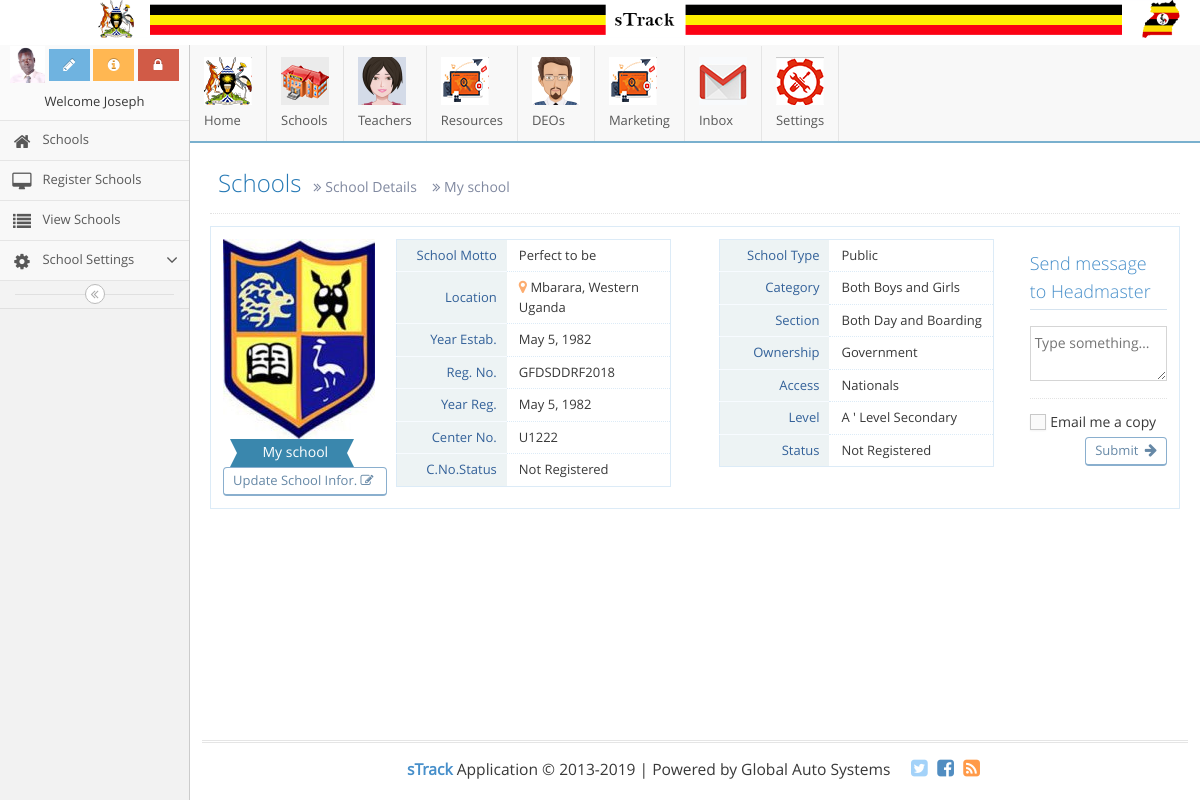
Page /school_home/schools/17/ (signed in) on the committed database.
### school_home/models.py (models this page shows, shortened)
class School(models.Model):
	name = models.CharField(max_length=100, verbose_name="School Name")
	motto = models.CharField(max_length=100, verbose_name="School Motto")
	email = models.EmailField(blank=True, null=True)
	reg_no = models.CharField(max_length=100, verbose_name="Registration Number")
	cen_no = models.CharField(max_length=100, verbose_name="Center Number")
	yr_est = models.DateField(verbose_name="Year Established")
	yr_reg = models.DateField(blank=True, null=True, verbose_name="Year of Registration")
	yr_cnr = models.DateField(blank=True, null=True, verbose_name="Year of Center No. Registration")
	access = models.ForeignKey(Access, on_delete = models.SET_NULL, blank=True, null=True, verbose_name="School Access")
	category = models.ForeignKey(Category, on_delete = models.SET_NULL, blank=True, null=True, verbose_name="School Category")
	cennostatus = models.ForeignKey(Cennostatus, on_delete = models.SET_NULL, blank=True, null=True, verbose_name="Center No. Registration status")
	regstatus = models.ForeignKey(Regstatus, on_delete = models.SET_NULL, blank=True, null=True, verbose_name="Registration status")
	level = models.ForeignKey(Level, on_delete = models.SET_NULL, blank=True, null=True, verbose_name="Hieghest Level")
	ownership = models.ForeignKey(Ownership, on_delete = models.SET_NULL, blank=True, null=True, verbose_name="Ownership")
	section = models.ForeignKey(Section, on_delete = models.SET_NULL, blank=True, null=True, verbose_name="Section")
	schtype = models.ForeignKey(Schtype, on_delete = models.SET_NULL, blank=True, null=True, verbose_name="School Type")
	district = models.ForeignKey(District, on_delete = models.SET_NULL, blank=True, null=True, verbose_name="District")
	region = models.ForeignKey(Region, on_delete = models.SET_NULL, blank=True, null=True, verbose_name="Region")
	date_created = models.DateTimeField(default=timezone.now)
	user = models.ForeignKey(User, on_delete = models.SET_NULL, blank=True, null=True,)
	logo = models.ImageField(default='default.png', upload_to='school_logos', blank=True, null=True,)

class District(models.Model):
	dis_name = models.CharField(max_length=45, verbose_name="District Name")
	def __str__(self):
		return self.dis_name

class Region(models.Model):
	reg_name = models.CharField(max_length=45, verbose_name="Region")
	def __str__(self):
		return self.reg_name

class Cennostatus(models.Model):
	cns = models.CharField(max_length=45, verbose_name="Center No. Registration status")
	def __str__(self):
		return self.cns

class Schtype(models.Model):
	sch_type = models.CharField(max_length=45, verbose_name="School Type")
	def __str__(self):
		return self.sch_type

class Category(models.Model):
	cat_type = models.CharField(max_length=45, verbose_name="Category Type")
	def __str__(self):
		return self.cat_type

class Section(models.Model):
	sec_type = models.CharField(max_length=45, verbose_name="Section")
	def __str__(self):
		return self.sec_type

class Ownership(models.Model):
	own_type = models.CharField(max_length=45, verbose_name="Ownership Type")
	def __str__(self):
		return self.own_type

class Access(models.Model):
	acc_type = models.CharField(max_length=45, verbose_name="Access Type")
	def __str__(self):
		return self.acc_type

class Level(models.Model):
	lev_name = models.CharField(max_length=45, verbose_name="Level")
	def __str__(self):
		return self.lev_name

class Regstatus(models.Model):
	rs_type = models.CharField(max_length=45, verbose_name="Registration status")
	def __str__(self):
		return self.rs_type

### school_home/views.py (the view)
# urls.py: path('schools/<int:pk>/', SchoolDetailView.as_view(), name='school-details'),
class SchoolDetailView(DetailView):
	model = School

### school_home/templates/school_home/school_detail.html (shortened to what this page needs)
{% extends "school_home/base_school.html" %}
{% load static %}
{% block content-header %}
<div class="page-header">
   <h1>Schools
		<small>
			<i class="ace-icon fa fa-angle-double-right"></i>
					School Details
			</small>
			<small>
			<i class="ace-icon fa fa-angle-double-right"></i>
					{{ object.name }}
			</small>
			</h1>
</div>
{% endblock content-header %}
				{% block content %}
							<div class="row">
									<div class="col-xs-12">
									<table style="width:100%">
									<tr>
													<td colspan="12">
														<div class="table-detail">
															<div class="row">
																<div class="col-xs-12 col-sm-2">
																	<div class="text-center">
																	<img src="{{ object.logo.url }}" alt="Upload new logo" />
																		<br />
																		<div class="width-80 label label-info label-xlg arrowed-in arrowed-in-right">
																			<div class="inline position-relative">
																				<a class="user-title-label" href="#">
																					<span class="white">{{ object.name }}</span>
																				</a>
																			</div>
																		</div>
																		<div class="width-80">
																		<a href="{% url 'update-school' object.id %}">
																		<button class="btn pull-left btn-sm mb-0 btn-primary btn-white btn-round" type="button">
																				Update School Infor.
																				<i class="ace-icon fa fa-edit"></i>
																			</button>
																		</a>
																		</div>
																	</div>
																</div>
																<div class="col-xs-12 col-sm-4">
																	<div class="profile-user-info profile-user-info-striped">
																		<div class="profile-info-row">
																			<div class="profile-info-name"> School Motto</div>
																			<div class="profile-info-value">
																				<span>{{ object.motto }}</span>
																			</div>
																		</div>
																		<div class="profile-info-row">
																			<div class="profile-info-name"> Location </div>
																			<div class="profile-info-value">
																				<i class="fa fa-map-marker light-orange bigger-110"></i>
																				<span>{{ object.district }}, {{ object.region }} Uganda</span>
																			</div>
																		</div>
																		<div class="profile-info-row">
																			<div class="profile-info-name"> Year Estab.</div>
																			<div class="profile-info-value">
																				<span>{{ object.yr_est }}</span>
																			</div>
																		</div>
																		<div class="profile-info-row">
																			<div class="profile-info-name"> Reg. No. </div>
																			<div class="profile-info-value">
																				<span>{{ object.reg_no }}</span>
																			</div>
																		</div>
																		<div class="profile-info-row">
																			<div class="profile-info-name"> Year Reg. </div>
																			<div class="profile-info-value">
																				<span>{{ object.yr_reg }}</span>
																			</div>
																		</div>
																		<div class="profile-info-row">
																			<div class="profile-info-name"> Center No. </div>
																			<div class="profile-info-value">
																				<span>{{ object.cen_no }}</span>
																			</div>
																		</div>
																		<div class="profile-info-row">
																			<div class="profile-info-name"> C.No.Status </div>
																			<div class="profile-info-value">
																				<span>{{ object.cennostatus }}</span>
																			</div>
																		</div>
																	</div>
																</div>
																<div class="col-xs-12 col-sm-4">
																	<div class="profile-user-info profile-user-info-striped">
																	<div class="profile-info-row">
																			<div class="profile-info-name"> School Type </div>
																			<div class="profile-info-value">
																				<span>{{ object.schtype }}</span>
																			</div>
																		</div>
																		<div class="profile-info-row">
																			<div class="profile-info-name"> Category </div>
																			<div class="profile-info-value">
																				<span>{{ object.category }}</span>
																			</div>
																		</div>
																		<div class="profile-info-row">
																			<div class="profile-info-name"> Section </div>
																			<div class="profile-info-value">
																				<span>{{ object.section }}</span>
																			</div>
																		</div>
																		<div class="profile-info-row">
																			<div class="profile-info-name"> Ownership </div>
																			<div class="profile-info-value">
																				<span>{{ object.ownership }}</span>
																			</div>
																		</div>
																		<div class="profile-info-row">
																			<div class="profile-info-name"> Access </div>
																			<div class="profile-info-value">
																				<span>{{ object.access }}</span>
																			</div>
																		</div>
																		<div class="profile-info-row">
																			<div class="profile-info-name"> Level  </div>
																			<div class="profile-info-value">
																				<span>{{ object.level }}</span>
																			</div>
																		</div>
																		<div class="profile-info-row">
																			<div class="profile-info-name"> Status </div>
																			<div class="profile-info-value">
																				<span>{{ object.regstatus }}</span>
																			</div>
																		</div>
																	</div>
																</div>
																<div class="col-xs-12 col-sm-2">
																	<h4 class="header blue lighter less-margin">Send message to Headmaster</h4>
																	<div class="space-6"></div>
																	<form>
																		<fieldset>
																			<textarea class="width-100" resize="none" placeholder="Type something…"></textarea>
																		</fieldset>
																		<div class="hr hr-dotted"></div>
																		<div class="clearfix">
																			<label class="pull-left">
																				<span class="lbl"> Email me a copy</span>
																			</label>
																			<button class="pull-right btn btn-sm btn-primary btn-white btn-round" type="button">
																				Submit
																				<i class="ace-icon fa fa-arrow-right icon-on-right bigger-110"></i>
																			</button>
																		</div>
																	</form>
																</div>
															</div>
														</div>
													</td>
												</tr>
									</table>
									</div>
								</div>
{% endblock content %}

### school_home/templates/school_home/base.html (shortened to what this page needs)
{% load static %}
{% if user.is_authenticated %}
<!DOCTYPE html>
<html lang="en">
	<head>
		<link rel="stylesheet" href="{% static 'assets/css/bootstrap.min.css' %}" />
		<link rel="stylesheet" href="{% static 'assets/font-awesome/4.5.0/css/font-awesome.min.css' %}" />
		<link rel="stylesheet" href="{% static 'assets/css/select2.min.css' %}" />
		<link rel="stylesheet" href="{% static 'assets/css/jquery-ui.custom.min.css' %}" />
		<link rel="stylesheet" href="{% static 'assets/css/ace.min.css' %}" class="ace-main-stylesheet" id="main-ace-style" />
		<link rel="stylesheet" href="{% static 'assets/css/ace-skins.min.css' %}" />
		<link rel="stylesheet" href="{% static 'assets/css/ace-rtl.min.css' %}" />
	</head>
	<body class="no-skin">
			<div id="navbar" class="navbar navbar          ace-save-state" style="background-color: white">
			<div class="navbar-container ace-save-state" id="navbar-container">
				<div class="navbar-header pull-left">
				<img src="{% static 'assets/images/gallery/lo5.png' %}" style="width: 100%" alt="Logo" />
				</div>
			</div>
		</div>
		<div class="main-container ace-save-state" id="main-container" >
						<div id="sidebar" class="sidebar                  responsive                    ace-save-state">
				<div class="sidebar-shortcuts" id="sidebar-shortcuts">
					<div class="sidebar-shortcuts-large" id="sidebar-shortcuts-large">
						<a href="" class="nav-user-photo" title="View Profile"><img src="{% static 'assets/images/avatars/js.jpg' %}" alt="Jason's Photo" style="width: 35px" /></a>
						<a href="" class="btn btn-info" title="Edit Profile">
							<i class="ace-icon fa fa-pencil"></i>
						</a>
						<a href="" class="btn btn-warning" title="View Profile">
							<i class="ace-icon fa fa-info-circle"></i>
						</a>
						<a href="{% url 'logout' %}" class="btn btn-danger" title="Logout">
							<i class="ace-icon fa fa-lock"></i>
						</a>
						Welcome {{ user.username }}
					</div>
				</div>
				{% block side-bar %}
				{% endblock side-bar %}
				<div class="sidebar-toggle sidebar-collapse" id="sidebar-collapse">
					<i id="sidebar-toggle-icon" class="ace-icon fa fa-angle-double-left ace-save-state" data-icon1="ace-icon fa fa-angle-double-left" data-icon2="ace-icon fa fa-angle-double-right"></i>
				</div>
			</div>
			<div class="main-content">
				<div class="main-content-inner">
					<div class="page-content" style="padding-top:2%">
						{% block content-header %}{% endblock content-header %}
						<div class="row">
							<div class="col-xs-12">
								<div class="invisible">
									<div id="sidebar2" class="sidebar h-sidebar navbar-collapse collapse ace-save-state">
										<ul class="nav nav-list">
											<li class="hover">
												<a href="{% url 'strack-home' %}">
												<img class="menu-icon" src="{% static 'assets/images/avatars/coat.png' %}" alt="Home" />
													<span class="menu-text"> Home </span>
												</a>
											</li>
											<li class="hover">
												<a href="{% url 'strack-schools' %}">
												<img class="menu-icon" src="{% static 'assets/images/avatars/school.png' %}" alt="Schools" />
													<span class="menu-text"> Schools </span>
												</a>
											</li>
											<li class="hover">
												<a href="{% url 'strack-teachers' %}">
												<img class="menu-icon" src="{% static 'assets/images/avatars/avatar3.png' %}" alt="Teachers" />
													<span class="menu-text">Teachers</span>
												</a>
											</li>
											<li class="hover">
												<a href="{% url 'strack-resources' %}">
												<img class="menu-icon" src="{% static 'assets/images/avatars/mar.png' %}" alt="Resources" />
													<span class="menu-text">
														Resources
													</span>
												</a>
											</li>
											<li class="hover">
												<a href="{% url 'strack-deos' %}">
												<img class="menu-icon" src="{% static 'assets/images/avatars/avatar5.png' %}" alt="Home" />
													<span class="menu-text"> DEOs </span>
												</a>
											</li>
											<li class="hover">
												<a href="{% url 'strack-marketing' %}">
												<img class="menu-icon" src="{% static 'assets/images/avatars/mar.png' %}" alt="Marketing" />
													<span class="menu-text"> Marketing </span>
												</a>
											</li>
											<li class="hover">
												<a href="{% url 'strack-communication' %}">
												<img class="menu-icon" src="{% static 'assets/images/avatars/com.png' %}" alt="Inbox" />
													<span class="menu-text"> Inbox </span>
												</a>
											</li>
											<li class="hover">
												<a href="{% url 'strack-settings' %}">
												<img class="menu-icon" src="{% static 'assets/images/avatars/set.png' %}" alt="Settings" />
													<span class="menu-text">
														Settings
													</span>
												</a>
											</li>
										</ul>
									</div>
								</div>
						{% block content %}{% endblock content %}
							</div>
						</div>
					</div>
				</div>
			</div>
			<div class="footer">
				<div class="footer-inner">
					<div class="footer-content">
						<span class="bigger-120">
							<span class="blue bolder">sTrack</span>
							Application &copy; 2013-2019 | Powered by Global Auto Systems
						</span>
						<span class="action-buttons">
							<a href="#">
								<i class="ace-icon fa fa-twitter-square light-blue bigger-150"></i>
							</a>
							<a href="#">
								<i class="ace-icon fa fa-facebook-square text-primary bigger-150"></i>
							</a>
							<a href="#">
								<i class="ace-icon fa fa-rss-square orange bigger-150"></i>
							</a>
						</span>
					</div>
				</div>
			</div>
		</div>
	</body>
</html>
{% else %}
<H1 style="color: red">You are not allowed! Please see the system's admin</H1>
 <H4 style="color: green"><a  href="{% url 'login' %}">Please login </a> or <a href="{% url 'website-home' %}">Go home</a><H4 style="color: red">
{% endif %}

### rows in the picture
School: name "My school", logo (picture), motto "Perfect to be", district "Mbarara", region "Western", yr_est "May 5, 1982", reg_no "GFDSDDRF2018", yr_reg "May 5, 1982", cen_no "U1222", cennostatus "Not Registered", schtype "Public", category "Both Boys and Girls", section "Both Day and Boarding", ownership "Government", access "Nationals", level "A ' Level Secondary", regstatus "Not Registered"

### other values in the picture
{{ user.username }} "Joseph"
